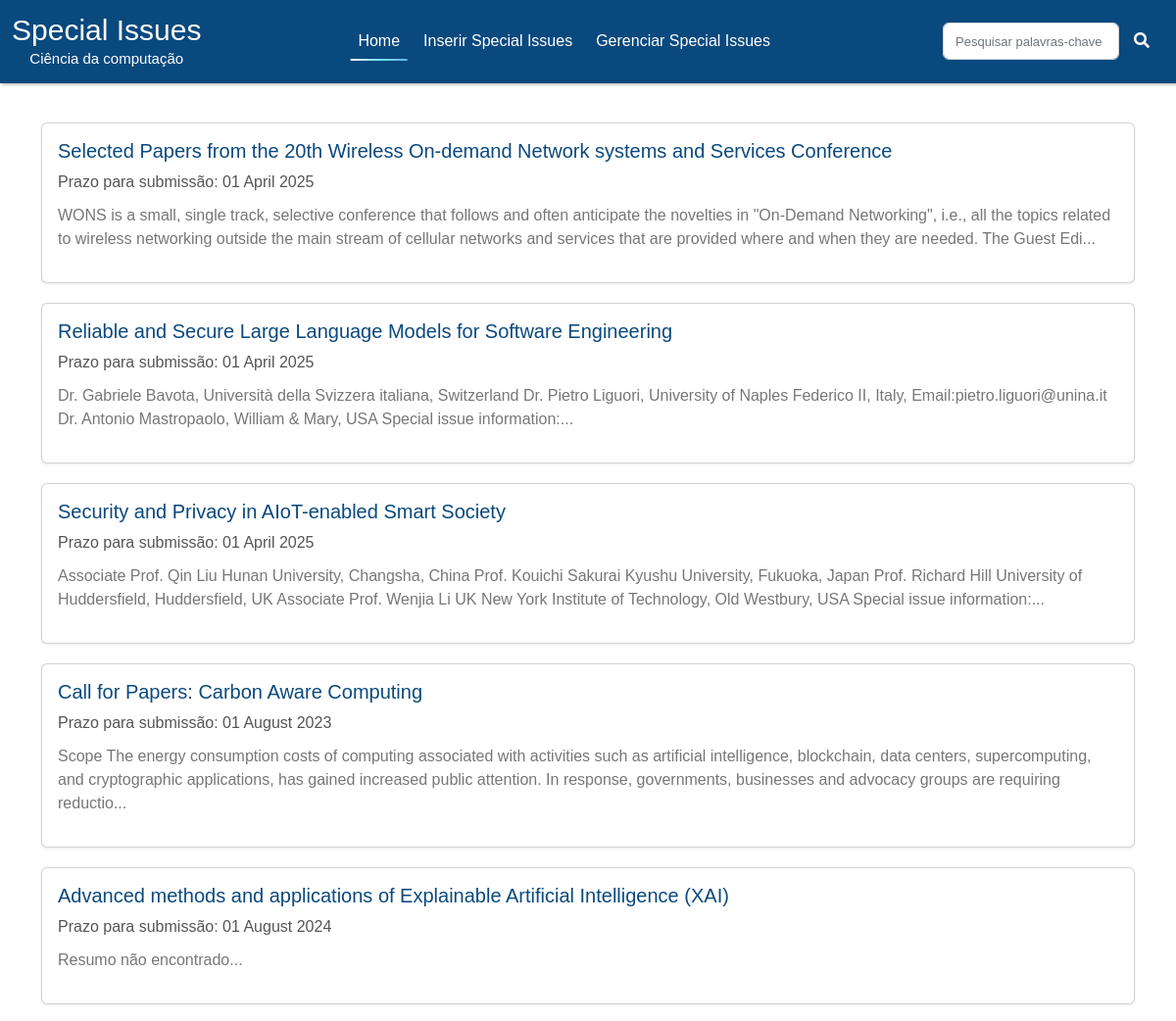
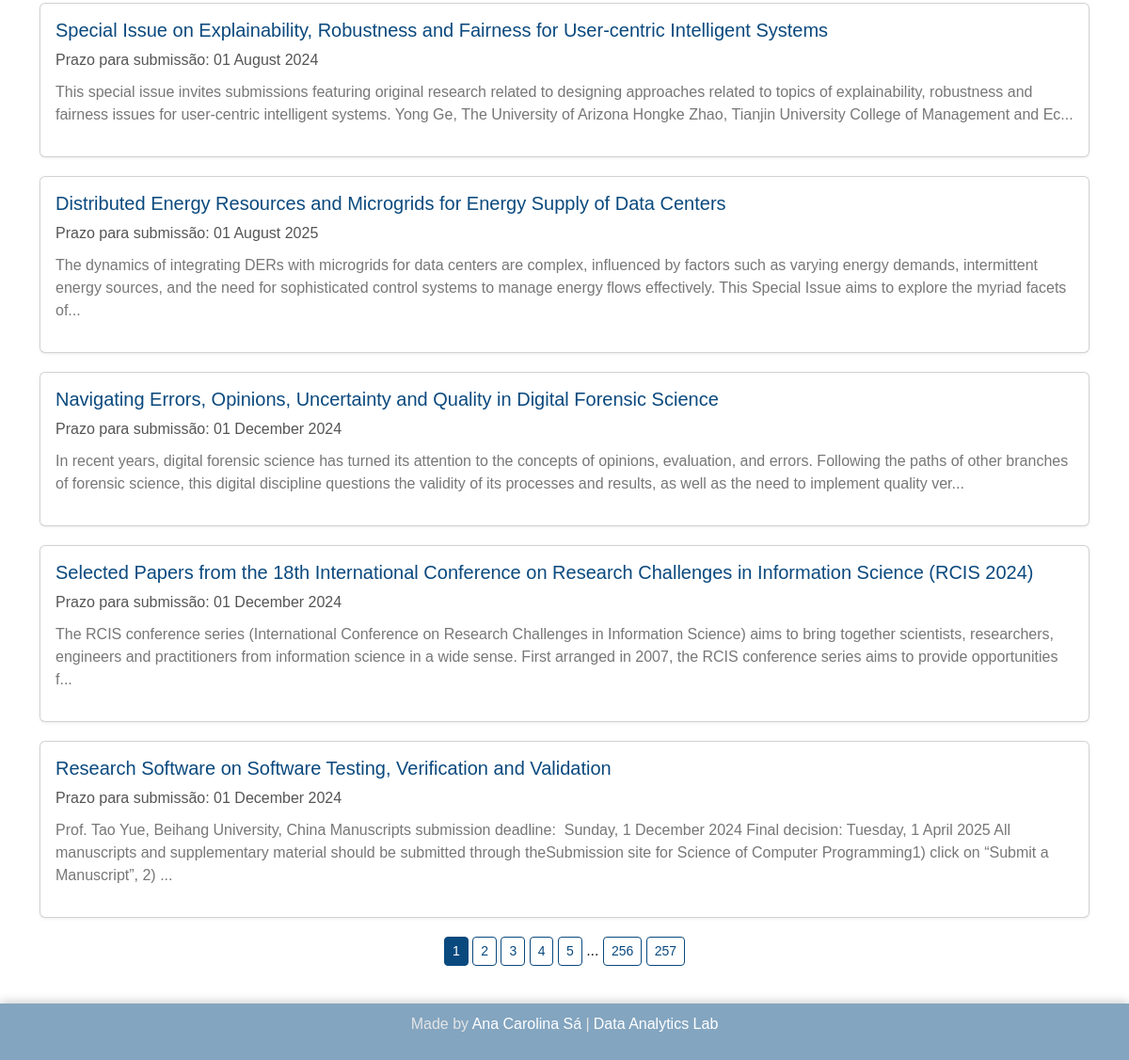
The page /admin/home on the database its author committed (2 pictures, top to bottom).
### website/adm/models.py (models this page shows)
class SPI(db.Model):
    id = db.Column(db.Integer, primary_key=True)
    editora = db.Column(db.String, unique=False, nullable=False)
    revista = db.Column(db.String, unique=False, nullable=False)
    titulo = db.Column(db.String, unique=False, nullable=False)
    link = db.Column(db.String, unique=True, nullable=False)
    prazo = db.Column(db.String, unique=False, nullable=False)
    datanot = db.Column(db.Date, unique=False, nullable=False)
    detalhes = db.Column(db.String, unique=False, nullable=False)

### website/adm/rotas.py (the view)
@app.route('/admin/home')
def admin_home():
    per_page=10
    page=request.args.get('page',type=int, default=1)
    specialissues= SPI.query.order_by(SPI.prazo.asc()).paginate(page=page, per_page=per_page)
    return render_template ('admin/home.html', title= 'gerenciar', specialissues= specialissues)

### website/templates/admin/home.html
{% extends 'layout.html' %}
{% block content %}
{% include 'navbar.html' %}
<link rel="stylesheet" type="text/css" href="{{ url_for('static', filename='css/home.css') }}">
<div class="container">
    <div class="row">
        {% for spi in specialissues.items %}
        <div class="col-md-12">
            <div class="card special-issue">
                <a href="/admin/detalhes/{{ spi.id }}" style="text-decoration: none; color: inherit;">
                    <div class="card-body">
                        <h5 class="card-title">{{ spi.titulo }}</h5>
                        <p class="date">Prazo para submissão: {{ spi.prazo }}</p>
                        <p class="description">{{ spi.detalhes[:300] }}...</p>
                    </div>
                </a>
            </div>
        </div>
        {% endfor %}
    </div>
    <div class="col text-center">
        {% for page_num in specialissues.iter_pages() %}
        {% if page_num %}
            {% if specialissues.page == page_num %}
            <a href="{{ url_for('admin_home', page=page_num) }}" class="btn btn-primary btn-sm">{{ page_num }}</a>
            {% else %}
            <a href="{{ url_for('admin_home', page=page_num) }}" class="btn btn-outline-primary btn-sm">{{ page_num }}</a>
            {% endif %}
        {% else %}
            ...
        {% endif %}
        {% endfor %}
    </div>
</div>
{% include 'footer.html' %}
{% endblock content %}

### website/static/css/styles_nav.css (style rules this page uses)
* { font-family: 'Aileron', sans-serif; }

### website/static/css/home.css (style rules this page uses)
* { box-sizing: border-box; }
html, body { height: 100%; margin: 0; }
.container { display: flex; flex-direction: column; flex: 1; padding: 20px; min-height: calc(100vh - 100px); margin-top: 20px; }
.row { margin: 0; }
.col-md-12 { margin-bottom: 20px; }
.special-issue { border: 1px solid rgba(248, 248, 248, 0.5); border-radius: 10px; box-shadow: 0 1px 4px rgba(0, 0, 0, 0.05), 0 1px 2px rgba(0, 0, 0, 0.03); transition: transform 0.2s ease, box-shadow 0.2s ease; width: 100%; background-color: #f9f9f9; }
.card-body { padding: 20px; }
.card-title { font-size: 20px; color: #0a497e; }
.date { color: #555; margin-bottom: 10px; }
.description { font-size: 16px; color: #777; }
.btn.btn-primary.btn-sm { background-color: #0a497e; border-color: #0a497e; }
.col.text-center { margin-bottom: 20px; }
.btn.btn-outline-primary.btn-sm { border-color: #0a497e; color: #0a497e; }

### rows shown on the page
SPI: titulo "Selected Papers from the 20th Wireless On-demand Network systems and Services Conference", prazo "01 April 2025", detalhes "WONS is a small, single track, selective conference that follows and often anticipate the novelties in \"On-Demand Networking\", i.e., all the topics related to wireless networking outside the main stream of cellular networks and services that are provided where and when they are needed. The Guest Edi"
SPI: titulo "Reliable and Secure Large Language Models for Software Engineering", prazo "01 April 2025", detalhes "Dr. Gabriele Bavota, Università della Svizzera italiana, Switzerland Dr. Pietro Liguori, University of Naples Federico II, Italy, Email:pietro.liguori@unina.it Dr. Antonio Mastropaolo, William & Mary, USA Special issue information:"
SPI: titulo "Security and Privacy in AIoT-enabled Smart Society", prazo "01 April 2025", detalhes "Associate Prof. Qin Liu Hunan University, Changsha, China Prof. Kouichi Sakurai Kyushu University, Fukuoka, Japan Prof. Richard Hill University of Huddersfield, Huddersfield, UK Associate Prof. Wenjia Li UK New York Institute of Technology, Old Westbury, USA Special issue information:"
SPI: titulo "Call for Papers: Carbon Aware Computing", prazo "01 August 2023", detalhes "Scope The energy consumption costs of computing associated with activities such as artificial intelligence, blockchain, data centers, supercomputing, and cryptographic applications, has gained increased public attention. In response, governments, businesses and advocacy groups are requiring reductio"
SPI: titulo "Advanced methods and applications of Explainable Artificial Intelligence (XAI)", prazo "01 August 2024", detalhes "Resumo não encontrado"
SPI: titulo "Special Issue on Explainability, Robustness and Fairness for User-centric Intelligent Systems", prazo "01 August 2024", detalhes "This special issue invites submissions featuring original research related to designing approaches related to topics of explainability, robustness and fairness issues for user-centric intelligent systems. Yong Ge, The University of Arizona Hongke Zhao, Tianjin University College of Management and Ec"
SPI: titulo "Distributed Energy Resources and Microgrids for Energy Supply of Data Centers", prazo "01 August 2025", detalhes "The dynamics of integrating DERs with microgrids for data centers are complex, influenced by factors such as varying energy demands, intermittent energy sources, and the need for sophisticated control systems to manage energy flows effectively. This Special Issue aims to explore the myriad facets of"
SPI: titulo "Navigating Errors, Opinions, Uncertainty and Quality in Digital Forensic Science", prazo "01 December 2024", detalhes "In recent years, digital forensic science has turned its attention to the concepts of opinions, evaluation, and errors. Following the paths of other branches of forensic science, this digital discipline questions the validity of its processes and results, as well as the need to implement quality ver"
SPI: titulo "Selected Papers from the 18th International Conference on Research Challenges in Information Science (RCIS 2024)", prazo "01 December 2024", detalhes "The RCIS conference series (International Conference on Research Challenges in Information Science) aims to bring together scientists, researchers, engineers and practitioners from information science in a wide sense. First arranged in 2007, the RCIS conference series aims to provide opportunities f"
SPI: titulo "Research Software on Software Testing, Verification and Validation", prazo "01 December 2024", detalhes "Prof. Tao Yue, Beihang University, China Manuscripts submission deadline: Sunday, 1 December 2024 Final decision: Tuesday, 1 April 2025 All manuscripts and supplementary material should be submitted through theSubmission site for Science of Computer Programming1) click on “Submit a Manuscript”, 2)"

### other values the page prints
{{ page_num }} "1"
{{ page_num }} "2" "3" "4" "5" "256" "257"
